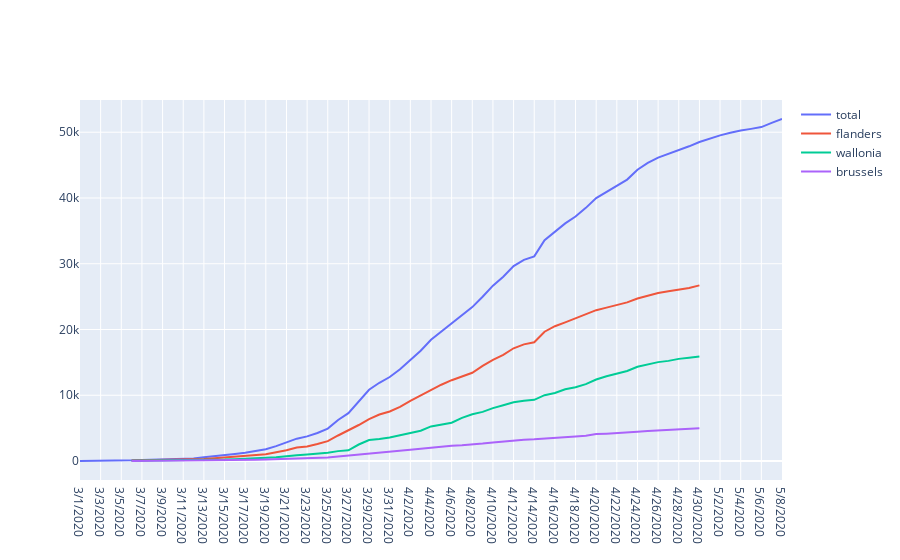

Here is the notebook cell this chart was saved with:
### Code cell
data_belgium = [go.Scatter(x=df_cases_belgium['date'], y=df_cases_belgium['infected'], name='total'),
                go.Scatter(x=df_cases_belgium['date'], y=df_cases_belgium['infected_flanders'], name='flanders'),
                go.Scatter(x=df_cases_belgium['date'], y=df_cases_belgium['infected_wallonia'], name='wallonia'),
                go.Scatter(x=df_cases_belgium['date'], y=df_cases_belgium['infected_brussels'], name='brussels')]
iplot(data_belgium, filename='belgium_infected')
